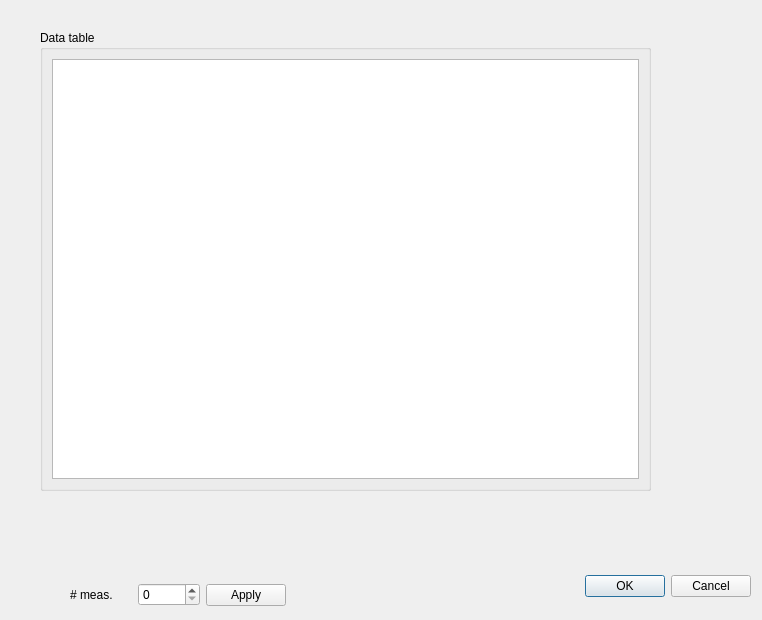
<?xml version="1.0" encoding="UTF-8"?>
<ui version="4.0">
 <class>MeasurementData</class>
 <widget class="QDialog" name="MeasurementData">
  <property name="geometry">
   <rect>
    <x>0</x>
    <y>0</y>
    <width>762</width>
    <height>620</height>
   </rect>
  </property>
  <property name="windowTitle">
   <string>Dialog</string>
  </property>
  <widget class="QDialogButtonBox" name="buttonBox">
   <property name="geometry">
    <rect>
     <x>410</x>
     <y>570</y>
     <width>341</width>
     <height>32</height>
    </rect>
   </property>
   <property name="orientation">
    <enum>Qt::Horizontal</enum>
   </property>
   <property name="standardButtons">
    <set>QDialogButtonBox::Cancel|QDialogButtonBox::Ok</set>
   </property>
  </widget>
  <widget class="QGroupBox" name="groupBox">
   <property name="geometry">
    <rect>
     <x>40</x>
     <y>30</y>
     <width>611</width>
     <height>461</height>
    </rect>
   </property>
   <property name="title">
    <string>Data table</string>
   </property>
   <layout class="QGridLayout" name="gridLayout">
    <item row="0" column="0">
     <widget class="QTableWidget" name="tableWidget"/>
    </item>
   </layout>
  </widget>
  <widget class="QWidget" name="">
   <property name="geometry">
    <rect>
     <x>70</x>
     <y>580</y>
     <width>216</width>
     <height>30</height>
    </rect>
   </property>
   <layout class="QHBoxLayout" name="horizontalLayout">
    <item>
     <widget class="QLabel" name="label">
      <property name="text">
       <string># meas.</string>
      </property>
     </widget>
    </item>
    <item>
     <widget class="QSpinBox" name="spinBox"/>
    </item>
    <item>
     <widget class="QPushButton" name="pushButton">
      <property name="text">
       <string>Apply</string>
      </property>
     </widget>
    </item>
   </layout>
  </widget>
 </widget>
 <resources/>
 <connections>
  <connection>
   <sender>buttonBox</sender>
   <signal>accepted()</signal>
   <receiver>MeasurementData</receiver>
   <slot>accept()</slot>
   <hints>
    <hint type="sourcelabel">
     <x>248</x>
     <y>254</y>
    </hint>
    <hint type="destinationlabel">
     <x>157</x>
     <y>274</y>
    </hint>
   </hints>
  </connection>
  <connection>
   <sender>buttonBox</sender>
   <signal>rejected()</signal>
   <receiver>MeasurementData</receiver>
   <slot>reject()</slot>
   <hints>
    <hint type="sourcelabel">
     <x>316</x>
     <y>260</y>
    </hint>
    <hint type="destinationlabel">
     <x>286</x>
     <y>274</y>
    </hint>
   </hints>
  </connection>
 </connections>
</ui>
